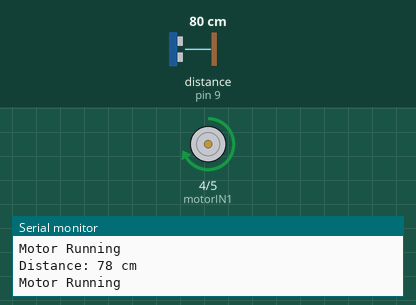
Simulated run of this sketch. Board: Arduino Uno, built with avr-gcc and run on an emulated ATmega328P. On the bench: motor-driver pin pairs drawn as motors (green arrow = first pin HIGH = forward, orange = second pin HIGH = backward, longer = more drive, scaled by the enable pin), the last lines printed to the serial monitor. Wiring (inferred from the names in the program): ultrasonic range finder: trigger pin 8; echo pin 9. The inputs (shaded band) are chosen by the test bench; at power-on: distance to the obstacle (sensor on pin 9) 80 cm. The echo pulse lasts 58.3 µs per cm.

Above: at 1.2 s.
1.3 s: distance to the obstacle (sensor on pin 9) set to 22 cm
4.3 s: distance to the obstacle (sensor on pin 9) set to 19 cm
At 5.6 s:
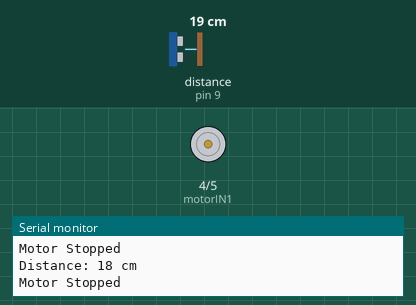
5.9 s: distance to the obstacle (sensor on pin 9) set to 35 cm
At 6.4 s:
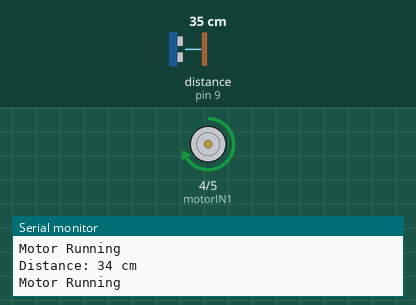
7.5 s: distance to the obstacle (sensor on pin 9) set to 2 cm
At 8.2 s:
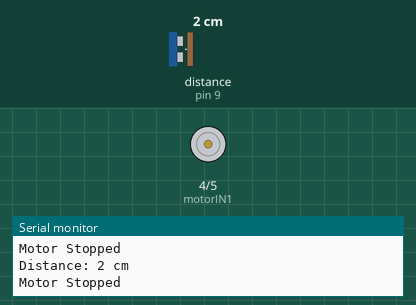
Timing chart, 0 to 10.0 s (numbered marks = the images above; inputs shaded):
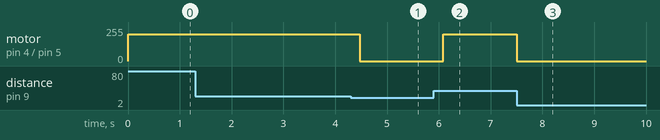

The sketch:

UR-Sensor_DC-Motor.ino
```cpp
// Define pins for L298N Motor Driver
const int motorIN1 = 4; // Motor Driver IN1 connected to Arduino pin 7
const int motorIN2 = 5; // Motor Driver IN2 connected to Arduino pin 8
const int motorENA = 3; // Motor Driver ENA (Enable pin) connected to Arduino pin 9

// Define pins for Ultrasonic Sensor
const int trigPin = 8; // Trig pin of ultrasonic sensor
const int echoPin = 9; // Echo pin of ultrasonic sensor

// Define a variable to store the distance value
long distance;

void setup() {
  // Set Motor Driver pins as output
  pinMode(motorIN1, OUTPUT);
  pinMode(motorIN2, OUTPUT);
  pinMode(motorENA, OUTPUT);

  // Set Ultrasonic Sensor pins
  pinMode(trigPin, OUTPUT);
  pinMode(echoPin, INPUT);

  // Initialize Serial Monitor for debugging
  Serial.begin(9600);
}

void loop() {
  distance = getDistance();

  // Display the distance on Serial Monitor
  Serial.print("Distance: ");
  Serial.print(distance);
  Serial.println(" cm");

  // Control Motor based on distance
  if (distance < 20) { // If object is detected within 20 cm
    stopMotor();
  } else { // If no object is detected
    startMotor();
  }

  delay(200); // Delay between readings
}

// Function to start the motor
void startMotor() {
  digitalWrite(motorIN1, HIGH);
  digitalWrite(motorIN2, LOW);
  analogWrite(motorENA, 200); // Speed control (0 - 255)
  Serial.println("Motor Running");
}

// Function to stop the motor
void stopMotor() {
  digitalWrite(motorIN1, LOW);
  digitalWrite(motorIN2, LOW);
  analogWrite(motorENA, 0);
  Serial.println("Motor Stopped");
}

// Function to calculate distance using Ultrasonic Sensor
long getDistance() {
  // Clear the trigger pin
  digitalWrite(trigPin, LOW);
  delayMicroseconds(2);

  // Set the trigger pin high for 10us
  digitalWrite(trigPin, HIGH);
  delayMicroseconds(10);
  digitalWrite(trigPin, LOW);

  // Read the echo pin
  long duration = pulseIn(echoPin, HIGH);

  // Calculate the distance in cm
  long distance = duration * 0.034 / 2;

  return distance;
}
```

Measured:
- the behaviour switches between 21 and 20 cm on distance to the obstacle (sensor on pin 9) (found by bisection; images 0 and 1)
- after the input at 4.3 s, motor on pin 4 (motorIN1) / pin 5 (motorIN2): forward 200/255 → stopped after 0.17 s
- after the input at 5.9 s, motor on pin 4 (motorIN1) / pin 5 (motorIN2): stopped → forward 200/255 after 0.19 s
- after the input at 7.5 s, motor on pin 4 (motorIN1) / pin 5 (motorIN2): forward 200/255 → stopped at once
